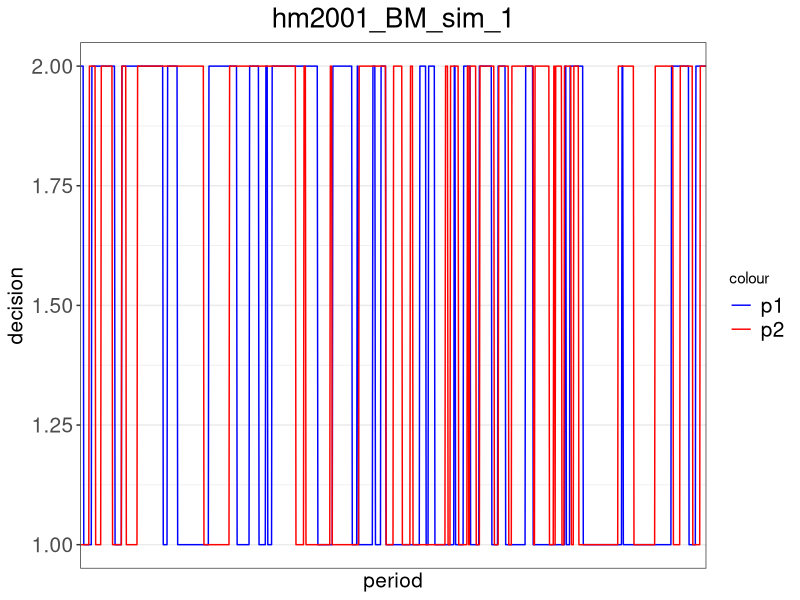
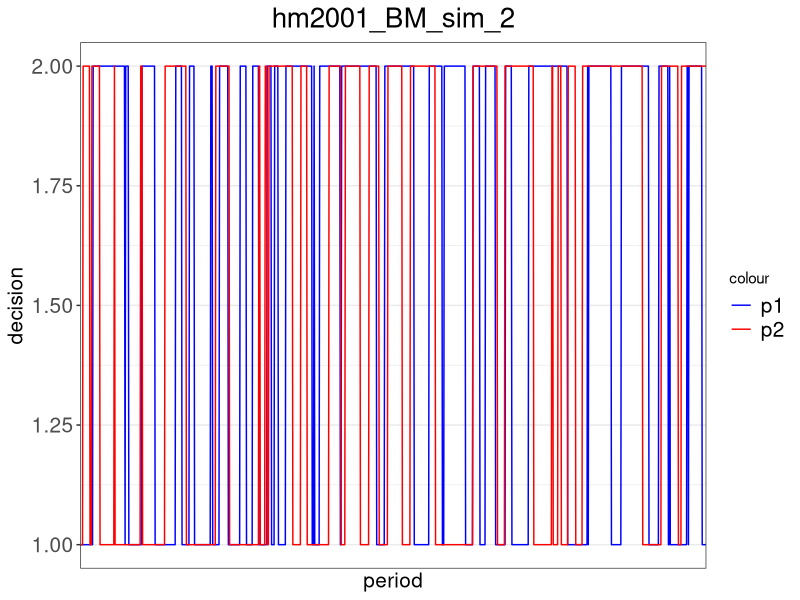
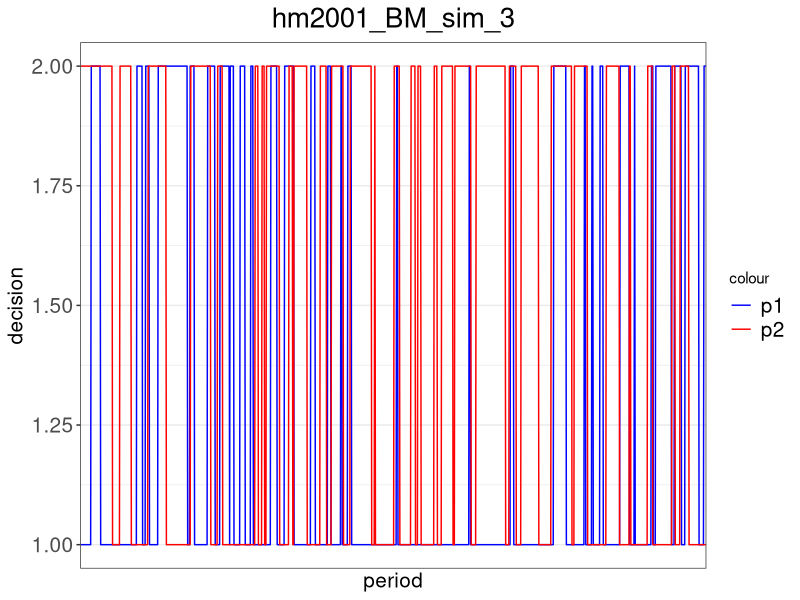
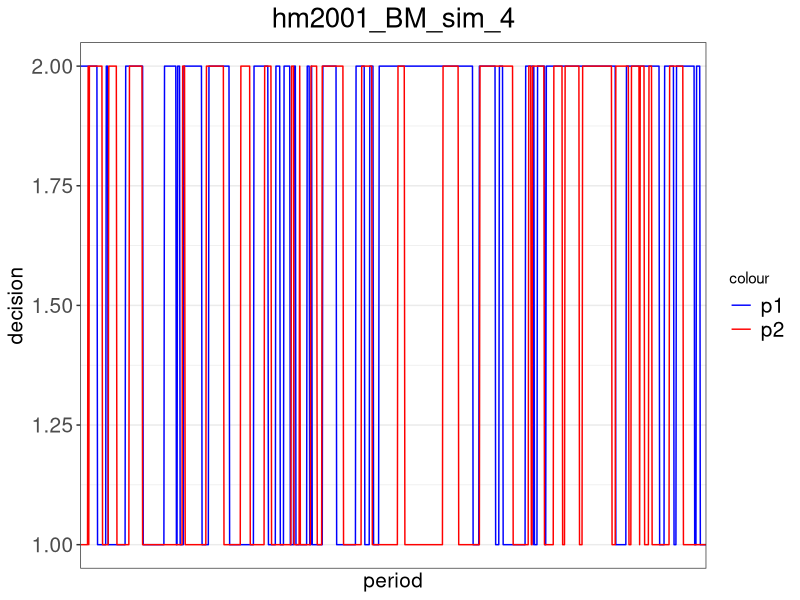
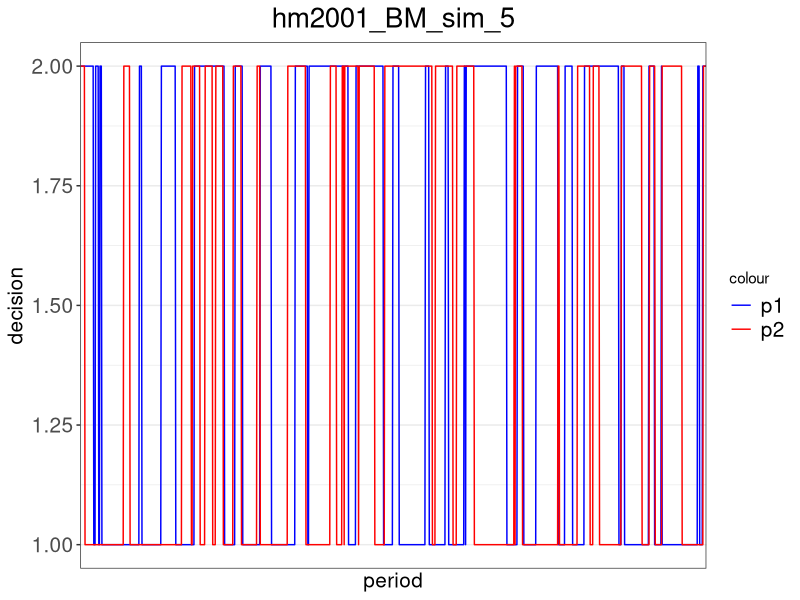
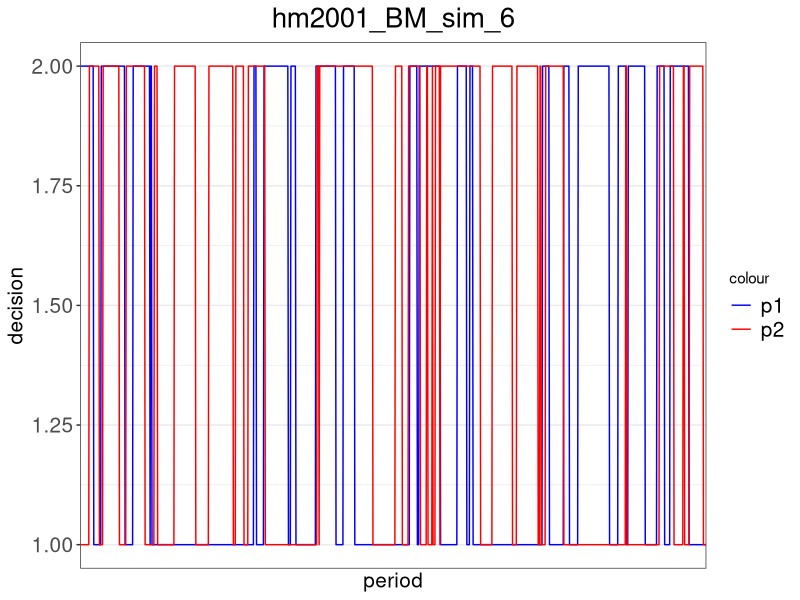
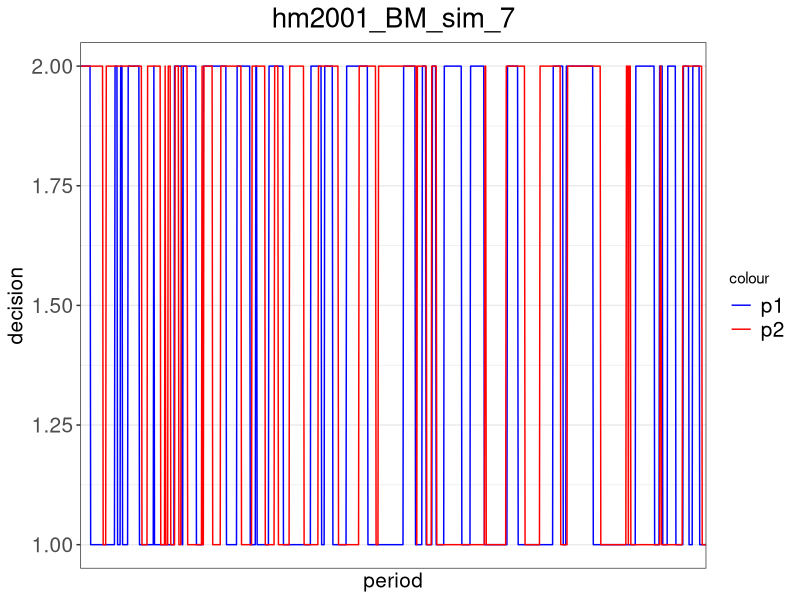

R code for these plots, in order: (Note: a time limit stopped this script after it produced the figures.)
##### Package and Payoff #####
# add package
library(ggplot2)
library(xtable)

# set up the payoff matrix
pay_chicken = matrix(c(100,200,600,500),2,2) # payoff matrix 2x2

# build the payoff function (chicken, can be switched to MV)
payoff = function(my_choice, your_choice){
  return(pay_chicken[my_choice, your_choice])
}


##### HM2001 #####
regret_hm2001 = function(m, iteration, my_history, your_history, my_prob){
  
  # calculate the length of history
  len_history = iteration - 1
  
  # create a regret payoff term
  my_regret = 0
  period = 0
  
  # loop over previous periods to calculate the total historical payoff
  for (i in 1:len_history){
    if (my_history[i] == m){
      my_regret = my_regret + payoff(my_history[i], your_history[i])*((my_prob[i])/(1-my_prob[i]))
    }
  }
  
  # return the average historical payoff
  if (period == 0){return(0)}
  else{
    return(my_regret/len_history)
  }  
}



# build the decision function based on HM2001
decision_hm2001 = function(mu, delta, gamma, iteration, my_history, your_history, my_prob){
  
  # get my most recent decision
  lastchoice = my_history[iteration-1]
  
  # compute regret for all possible decisions
  regret1 = regret_avgpay(1, iteration, my_history, your_history)
  regret1m = regret_hm2001(1, iteration, my_history, your_history, 1-my_prob)
  regret2 = regret_avgpay(2, iteration, my_history, your_history)
  regret2m = regret_hm2001(2, iteration, my_history, your_history, my_prob)
  seed = runif(1,0,1)
  # calculate the decision when my last choice is 1
  if (lastchoice == 1){
    cjk = regret2m - regret1
    q = max(cjk,0)
    psw = (1-delta/(iteration^gamma))*min(q/mu,1)+(delta/(iteration^gamma))*(1/2)
    if (seed <= psw){return(c(2,1-psw))}
    else{return(c(1,1-psw))}
  }
  else{
    cjk = regret1m - regret2
    q = max(cjk,0)
    psw = (1-delta/(iteration^gamma))*min(q/mu,1)+(delta/(iteration^gamma))*(1/2)
    if (seed <= psw){return(c(1,psw))}
    else{return(c(2,psw))}
  }
}    



##### HM2000 (regret1) #####
# build the regret function for action m (m is 1,2,or 3) under hm2000
regret_hm2000 = function(m, iteration, my_history, your_history){
  
  # calculate the length of history
  len_history = iteration - 1
  
  # get my most recent decision
  lastchoice = my_history[len_history]
  
  # create a regret payoff term
  my_regret = rep(0, len_history)
  
  # loop over previous periods to replace the choice with decision 1
  for (i in 1:len_history){
    if (my_history[i] == lastchoice){
      my_regret[i] = payoff(m, your_history[i])
    }
    else{
      my_regret[i] = payoff(my_history[i], your_history[i])
    }
  }
  
  # calculate and return the regret
  return(mean(my_regret))
}


# build the decision function based on the regret function under hm2000
decision_hm2000 = function(mu, iteration, my_history, your_history){
  
  # get my most recent decision
  lastchoice = my_history[iteration-1]
  
  # compute regret for all possible decisions
  regret1 = regret_hm2000(1, iteration, my_history, your_history)
  regret2 = regret_hm2000(2, iteration, my_history, your_history)
  
  # calculate the decision when my last choice is 1
  if (lastchoice == 1){
    if (regret1 >= regret2){return(1)}
    else{
      # switch with a positive probability from 1 to 2
      seed = runif(1,0,1)
      prob = (regret2-regret1)/mu
      if (seed <= prob){return(2)}
      else{return(1)}
    }
  }
  
  # calculate the decision when my last choice is 2
  if (lastchoice == 2){
    if (regret1 <= regret2){return(2)}
    else{
      # switch with a positive probability from 2 to 1
      seed = runif(1,0,1)
      prob = (regret1-regret2)/mu
      if (seed <= prob){return(1)}
      else{return(2)}
    }
  }
}


# build the decision function based on logit response
decision_hm2000_logit = function(mu, beta, iteration, my_history, your_history){
  
  # compute regret for all possible decisions
  regret1 = regret_hm2000(1, iteration, my_history, your_history)
  regret2 = regret_hm2000(2, iteration, my_history, your_history)
  
  # using logit response to calculate the probability of choosing each strategy
  prob = c(0,0)
  prob[1] = exp(beta[1]*regret1)/(exp(beta[1]*regret1) + exp(beta[2]*regret2))
  prob[2] = exp(beta[2]*regret2)/(exp(beta[1]*regret1) + exp(beta[2]*regret2))
  
  # randomly determine the decision
  seed = runif(1,0,1)
  if (seed <= prob[1]){return(1)}
  else{return(2)}
}


##### Average Historical Payoff (regret2) #####
# build the regret function for action m (m is 1,2,or 3) under average historical payoff
regret_avgpay = function(m, iteration, my_history, your_history){
  
  # calculate the length of history
  len_history = iteration - 1
  
  # create a regret payoff term
  my_regret = 0
  period = 0
  
  # loop over previous periods to calculate the total historical payoff
  for (i in 1:len_history){
    if (my_history[i] == m){
      my_regret = my_regret + payoff(my_history[i], your_history[i])
      period = period + 1
    }
  }
  
  # return the average historical payoff
  if (period == 0){return(0)}
  else{
    return(my_regret/len_history)
  }
}


# build the decision function based on the regret function under average historical payoff
decision_avgpay = function(mu, iteration, my_history, your_history){
  
  # get my most recent decision
  lastchoice = my_history[iteration-1]
  
  # compute regret for all possible decisions
  regret1 = regret_avgpay(1, iteration, my_history, your_history)
  regret2 = regret_avgpay(2, iteration, my_history, your_history)
  
  # calculate the decision when my last choice is 1
  if (lastchoice == 1){
    if (regret1 >= regret2){return(1)}
    else{
      # switch with a positive probability from 1 to 2
      seed = runif(1,0,1)
      prob = (regret2-regret1)/mu
      if (seed <= prob){return(2)}
      else{return(1)}
    }
  }
  
  # calculate the decision when my last choice is 2
  if (lastchoice == 2){
    if (regret1 <= regret2){return(2)}
    else{
      # switch with a positive probability from 2 to 1
      seed = runif(1,0,1)
      prob = (regret1-regret2)/mu
      if (seed <= prob){return(1)}
      else{return(2)}
    }
  }
}


# build the decision function based on logit response
decision_avgpay_logit = function(mu, beta, iteration, my_history, your_history){
  
  # compute regret for all possible decisions
  regret1 = regret_avgpay(1, iteration, my_history, your_history)
  regret2 = regret_avgpay(2, iteration, my_history, your_history)
  
  # using logit response to calculate the probability of choosing each strategy
  prob = c(0,0)
  prob[1] = exp(beta[1]*regret1)/(exp(beta[1]*regret1) + exp(beta[2]*regret2))
  prob[2] = exp(beta[2]*regret2)/(exp(beta[1]*regret1) + exp(beta[2]*regret2))
  
  # randomly determine the decision
  seed = runif(1,0,1)
  if (seed <= prob[1]){return(1)}
  else{return(2)}
}


##### HM2000 revised (regret3) #####
# build the regret function for action m (m is 1,2,or 3) under hm2000 revised
regret_hm2000r = function(m, iteration, my_history, your_history){
  
  # calculate the length of history
  len_history = iteration - 1
  
  # get my most recent decision
  lastchoice = my_history[len_history]
  
  # create a regret payoff term
  my_regret = 0
  period = 0
  
  # loop over previous periods to replace the choice with decision 1
  for (i in 1:len_history){
    if (my_history[i] == lastchoice){
      my_regret = my_regret + payoff(m, your_history[i])
      period = period + 1
    }
  }
  
  # calculate and return the regret
  return(my_regret/period)
}


# build the decision function based on the regret function under hm2000 revised
decision_hm2000r = function(mu, iteration, my_history, your_history){
  
  # get my most recent decision
  lastchoice = my_history[iteration-1]
  
  # compute regret for all possible decisions
  regret1 = regret_hm2000r(1, iteration, my_history, your_history)
  regret2 = regret_hm2000r(2, iteration, my_history, your_history)
  
  # calculate the decision when my last choice is 1
  if (lastchoice == 1){
    if (regret1 >= regret2){return(1)}
    else{
      # switch with a positive probability from 1 to 2
      seed = runif(1,0,1)
      prob = (regret2-regret1)/mu
      if (seed <= prob){return(2)}
      else{return(1)}
    }
  }
  
  # calculate the decision when my last choice is 2
  if (lastchoice == 2){
    if (regret1 <= regret2){return(2)}
    else{
      # switch with a positive probability from 2 to 1
      seed = runif(1,0,1)
      prob = (regret1-regret2)/mu
      if (seed <= prob){return(1)}
      else{return(2)}
    }
  }
}


# build the decision function based on logit response
decision_hm2000r_logit = function(mu, beta, iteration, my_history, your_history){
  
  # compute regret for all possible decisions
  regret1 = regret_hm2000r(1, iteration, my_history, your_history)
  regret2 = regret_hm2000r(2, iteration, my_history, your_history)
  
  # using logit response to calculate the probability of choosing each strategy
  prob = c(0,0)
  prob[1] = exp(beta[1]*regret1)/(exp(beta[1]*regret1) + exp(beta[2]*regret2))
  prob[2] = exp(beta[2]*regret2)/(exp(beta[1]*regret1) + exp(beta[2]*regret2))
  
  # randomly determine the decision
  seed = runif(1,0,1)
  if (seed <= prob[1]){return(1)}
  else{return(2)}
}


##### Simulation Output #####
# set up the parameters for the simulation
mu = 1500 # HM2000 probability parameter
n = 1000 # number of periods in each simulation
sim = 10 # number of simulations
experiment = 1 # number of experimentation periods where players randomly make decisions
delta = 0.1
gamma = 0.0001
# set up the joint density matrix
joint_density_all = matrix(c(0,0,0,0),2,2)

# set up the joint density matrix for each simulation
joint_density = list()

# run the simulations
for (s in 1:sim){
  # set up the probability choices for HM2001
  prob_p1 = rep(0.5, n)
  prob_p2 = rep(0.5, n)
  
  # set up the vectors for choices and game parameters
  history_p1 = rep(0, n)
  history_p2 = rep(0, n)
  
  # calculate the experimentation periods with random starting decisions
  history_p1[1:experiment] = sample(1:2, experiment, replace = TRUE)
  history_p2[1:experiment] = sample(1:2, experiment, replace = TRUE)
  
  # set up the joint density matrix for the current simulation
  joint_density[[s]] = matrix(c(0,0,0,0),2,2)
  
  # calculate the rest of the decisions to n periods
  for (i in (experiment+1):n){
    #history_p1[i] = decision_hm2000r_logit(mu, c(0.1,0.1), i, history_p1, history_p2)
    #history_p2[i] = decision_hm2000r_logit(mu, c(0.1,0.1), i, history_p2, history_p1)
    history_p1[i] = decision_hm2001(mu, delta, gamma, i, history_p1, history_p2, prob_p1)[1]
    prob_p1[i] = decision_hm2001(mu, delta, gamma, i, history_p1, history_p2, prob_p1)[2]
    history_p2[i] = decision_hm2001(mu, delta, gamma, i, history_p2, history_p1, prob_p2)[1]
    prob_p2[i] = decision_hm2001(mu, delta, gamma, i, history_p2, history_p1, prob_p2)[2]
    # update the joint density matrix
    if (history_p1[i]==1 & history_p2[i]==1){joint_density[[s]][1,1]=joint_density[[s]][1,1]+1}
    else if (history_p1[i]==1 & history_p2[i]==2){joint_density[[s]][1,2]=joint_density[[s]][1,2]+1}
    else if (history_p1[i]==2 & history_p2[i]==1){joint_density[[s]][2,1]=joint_density[[s]][2,1]+1}
    else{joint_density[[s]][2,2]=joint_density[[s]][2,2]+1}
  }
  
  # normalize the frequency to probability
  joint_density[[s]] = round(joint_density[[s]]/sum(joint_density[[s]]), 3)
  
  # create the dataset for figures
  df = data.frame(
    p1_choice = history_p1,
    p2_choice = history_p2,
    period = 1:n
  )
  
  # graph the decision making
  title = paste('hm2001', 'BM', 'sim', as.character(s), sep = '_')
  file = paste("D:/Dropbox/Working Papers/Correlated Equilibrium/data/simulations/", title, sep = "")
  file = paste(file, ".png", sep = "")
  png(file, width = 400, height = 200)
  
  pic = ggplot(data = df) +
    geom_line(aes(x=period, y=p1_choice, colour='blue')) +
    geom_line(aes(x=period, y=p2_choice, colour='red')) +
    scale_x_discrete(name='period', waiver()) +
    scale_y_continuous(name='decision', limits=c(1,2)) +
    ggtitle(title) + 
    theme_bw() + 
    scale_colour_manual(values=c('blue', 'red'), labels=c('p1', 'p2')) +
    theme(plot.title = element_text(hjust = 0.5, size = 20), legend.text = element_text(size = 15),
          axis.title.x = element_text(size = 15), axis.title.y = element_text(size = 15),
          axis.text.x = element_text(size = 15), axis.text.y = element_text(size = 15))
  
  print(pic)
  dev.off()
}

# finalize the joint density matrix
xtable(joint_density[[1]])

for (a in 1:sim){
  joint_density_all = joint_density_all + joint_density[[a]]
}
joint_density_all = joint_density_all / sim
xtable(joint_density_all, caption = title)
